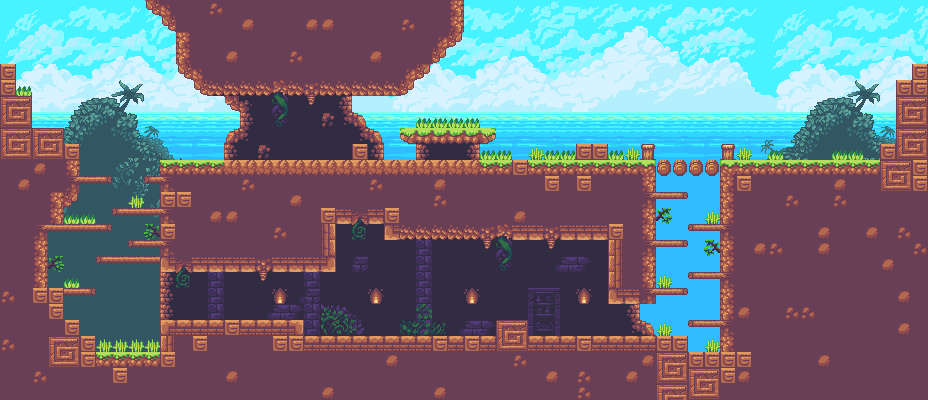

A 2D game scene composited from a Tiled map and its tileset images. What follows is a short description and the map's XML, with each tile layer's data collapsed to a summary:
An orthogonal 58x25 tile map with 16x16 px tiles, 3 tile layers (Sky, Vegetation, Layout), 3 tilesets and 49 objects (Player, coll_1, coll_3, coll_4).

<map version="1.0" tiledversion="1.1.6" orientation="orthogonal" renderorder="right-down" width="58" height="25" tilewidth="16" tileheight="16" infinite="0" nextobjectid="75">
 <properties>
  <property name="gravity" type="float" value="0.7" />
  <property name="musicEnvironment" value="audio/music/Grasslands_Theme.ogg" />
 </properties>
 <tileset firstgid="1" name="tileset" tilewidth="16" tileheight="16" tilecount="575" columns="25">
  <image source="tileset.png" width="400" height="368" />
 </tileset>
 <tileset firstgid="576" name="back" tilewidth="16" tileheight="16" tilecount="360" columns="24">
  <image source="back.png" width="384" height="240" />
 </tileset>
 <tileset firstgid="936" name="middle" tilewidth="16" tileheight="16" tilecount="253" columns="11">
  <image source="middle.png" width="176" height="368" />
 </tileset>
 <layer name="Sky" width="58" height="25">
  <properties>
   <property name="speed" type="float" value="0.6" />
  </properties>
  <data>[1450 cells, 1450 non-empty, 360 distinct tile ids]</data>
 </layer>
 <layer name="Vegetation" width="58" height="25">
  <properties>
   <property name="speed" type="float" value="0.8" />
  </properties>
  <data>[1450 cells, 442 non-empty, 222 distinct tile ids]</data>
 </layer>
 <layer name="Layout" width="58" height="25">
  <properties>
   <property name="speed" type="float" value="1" />
  </properties>
  <data>[1450 cells, 1007 non-empty, 94 distinct tile ids]</data>
 </layer>
 <objectgroup name="Player Position">
  <properties>
   <property name="type" value="COLLIDER_NONE" />
  </properties>
  <object id="1" name="Player" x="176" y="128" width="1" height="1" />
 </objectgroup>
 <objectgroup name="Colliders">
  <properties>
   <property name="type" value="COLLIDER_FLOOR" />
  </properties>
  <object id="13" name="coll_1" x="160" y="160" width="256" height="16" />
  <object id="20" name="coll_3" x="160" y="176" width="16" height="96" />
  <object id="21" name="coll_4" x="32" y="128" width="32" height="16" />
  <object id="24" x="16" y="96" width="16" height="32" />
  <object id="25" x="0" y="64" width="16" height="32" />
  <object id="26" x="64" y="144" width="16" height="64" />
  <object id="27" x="48" y="192" width="16" height="32" />
  <object id="28" x="32" y="224" width="16" height="80" />
  <object id="29" x="48" y="288" width="16" height="32" />
  <object id="30" x="48" y="320" width="32" height="16" />
  <object id="31" x="80" y="336" width="16" height="32" />
  <object id="32" x="96" y="352" width="80" height="16" />
  <object id="33" x="160" y="320" width="16" height="32" />
  <object id="34" x="176" y="320" width="128" height="16" />
  <object id="35" x="304" y="336" width="384" height="16" />
  <object id="38" x="496" y="320" width="32" height="16" />
  <object id="41" x="400" y="128" width="96" height="16" />
  <object id="42" x="416" y="144" width="64" height="16" />
  <object id="52" x="-16" y="0" width="16" height="64" />
  <object id="61" x="640" y="160" width="16" height="144" />
  <object id="62" x="720" y="160" width="16" height="208" />
  <object id="63" x="656" y="352" width="64" height="16" />
  <object id="64" x="736" y="160" width="144" height="16" />
  <object id="65" x="880" y="144" width="32" height="16" />
  <object id="66" x="896" y="80" width="16" height="64" />
  <object id="67" x="912" y="64" width="16" height="16" />
  <object id="68" x="928" y="0" width="16" height="64" />
  <object id="69" x="480" y="160" width="160" height="16" />
  <object id="70" x="576" y="144" width="32" height="16" />
  <object id="71" x="352" y="144" width="16" height="16" />
  <object id="72" x="528" y="112" width="16" height="48" />
  <object id="73" x="576" y="96" width="16" height="48" />
  <object id="74" x="656" y="80" width="16" height="80" />
 </objectgroup>
 <objectgroup name="Colliders_Dead">
  <properties>
   <property name="type" value="COLLIDERS_DEAD" />
  </properties>
  <object id="50" x="224" y="288" width="32" height="32" />
 </objectgroup>
 <objectgroup name="Platforms">
  <properties>
   <property name="type" value="COLLIDER_PLATFORM" />
  </properties>
  <object id="43" x="80" y="176" width="32" height="16" />
  <object id="44" x="144" y="176" width="16" height="16" />
  <object id="45" x="112" y="208" width="48" height="16" />
  <object id="46" x="48" y="224" width="64" height="16" />
  <object id="47" x="96" y="256" width="64" height="16" />
  <object id="48" x="128" y="240" width="32" height="16" />
  <object id="49" x="64" y="288" width="32" height="16" />
  <object id="53" x="688" y="320" width="32" height="16" />
  <object id="54" x="656" y="288" width="32" height="16" />
  <object id="55" x="688" y="272" width="32" height="16" />
  <object id="56" x="656" y="240" width="32" height="16" />
  <object id="57" x="688" y="224" width="32" height="16" />
  <object id="58" x="656" y="192" width="32" height="16" />
  <object id="60" x="656" y="160" width="64" height="16" />
 </objectgroup>
</map>
